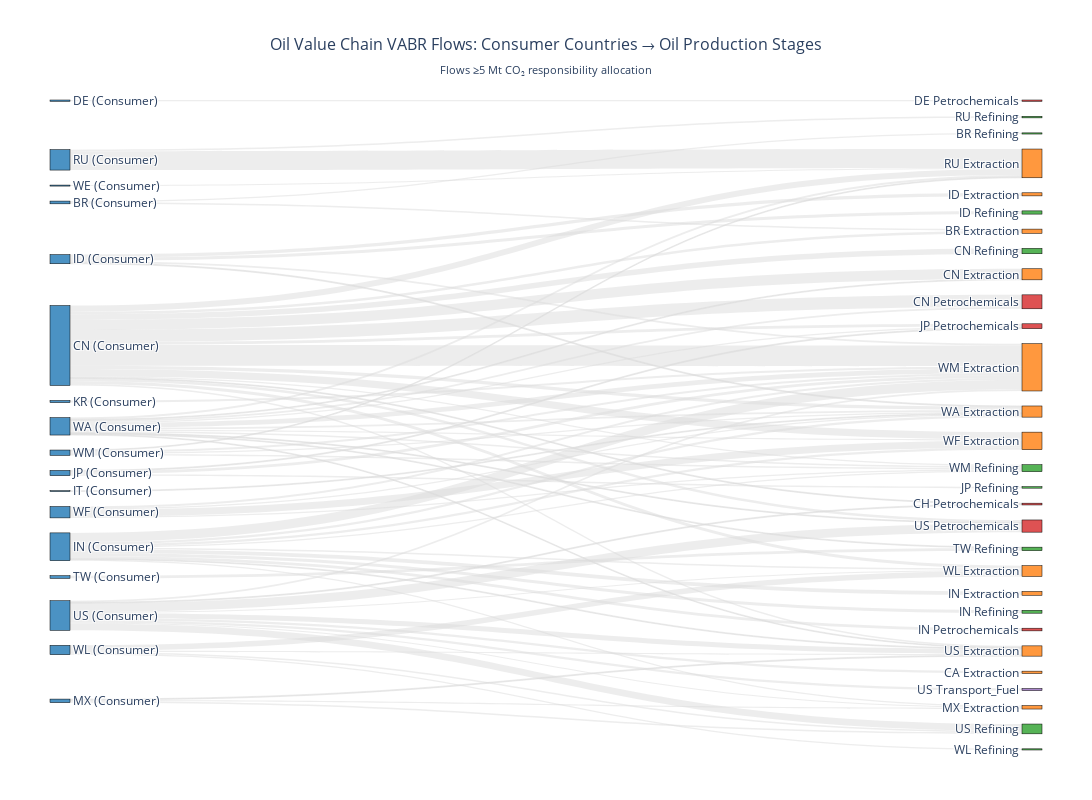

Here is the notebook cell this chart was saved with:
### Code cell
import pandas as pd
import numpy as np
import plotly.graph_objects as go
from plotly.offline import plot
import plotly.io as pio

def create_oil_value_chain_sankey(flows_df, min_flow_mt=10):
    """
    Create Sankey diagram showing VABR flows through oil value chain
    
    Args:
        flows_df: DataFrame from VABR allocation matrix
        min_flow_mt: Minimum flow size to include (Mt CO2)
    """
    
    print("Creating Oil Value Chain Sankey Diagram...")
    
    # Define oil-related sectors in EXIOBASE
    oil_sectors = {
        'extraction': [
            'Extraction of crude petroleum and services related to crude oil extraction, excluding surveying'
        ],
        'refining': [
            'Petroleum Refinery'
        ],
        'petrochemicals': [
            'Plastics, basic',
            'N-fertiliser',
            'Chemicals nec'
        ],
        'transport_fuel': [
            'Production of electricity by petroleum and other oil derivatives',
            'Retail sale of automotive fuel'
        ]
    }
    
    # Create reverse mapping
    sector_to_stage = {}
    for stage, sectors in oil_sectors.items():
        for sector in sectors:
            sector_to_stage[sector] = stage
    
    # Filter flows to oil-related sectors
    oil_flows = flows_df[flows_df['producing_sector'].isin(sector_to_stage.keys())].copy()
    
    # Add value chain stage
    oil_flows['value_chain_stage'] = oil_flows['producing_sector'].map(sector_to_stage)
    
    # Convert to Mt CO2
    oil_flows['allocated_emissions_mt'] = oil_flows['allocated_emissions'] / 1e6
    
    # Filter out small flows
    oil_flows = oil_flows[oil_flows['allocated_emissions_mt'] >= min_flow_mt]
    
    print(f"Found {len(oil_flows)} oil value chain flows above {min_flow_mt} Mt")
    
    if len(oil_flows) == 0:
        print("No significant oil flows found. Try reducing min_flow_mt parameter.")
        return None
    
    # Aggregate flows for Sankey
    # Stage 1: Consumer countries to oil value chain stages
    consumer_to_stage = oil_flows.groupby(['consuming_region', 'value_chain_stage'])['allocated_emissions_mt'].sum().reset_index()
    
    # Stage 2: By producing country and stage  
    country_stage_flows = oil_flows.groupby(['consuming_region', 'producing_country', 'value_chain_stage'])['allocated_emissions_mt'].sum().reset_index()
    
    # Create node lists
    consumers = sorted(oil_flows['consuming_region'].unique())
    producers = sorted(oil_flows['producing_country'].unique()) 
    stages = ['extraction', 'refining', 'petrochemicals', 'transport_fuel']
    
    # Create node labels and indices
    node_labels = []
    node_indices = {}
    
    # Consumer nodes
    for consumer in consumers:
        label = f"{consumer} (Consumer)"
        node_labels.append(label)
        node_indices[f"consumer_{consumer}"] = len(node_labels) - 1
    
    # Producer-stage nodes
    for producer in producers:
        for stage in stages:
            # Check if this producer-stage combination exists
            stage_flows = oil_flows[(oil_flows['producing_country'] == producer) & 
                                   (oil_flows['value_chain_stage'] == stage)]
            if len(stage_flows) > 0:
                label = f"{producer} {stage.title()}"
                node_labels.append(label)
                node_indices[f"producer_{producer}_{stage}"] = len(node_labels) - 1
    
    # Create flows for Sankey
    source_indices = []
    target_indices = []
    flow_values = []
    flow_labels = []
    
    # Consumer to Producer-Stage flows
    for _, flow in country_stage_flows.iterrows():
        consumer = flow['consuming_region']
        producer = flow['producing_country'] 
        stage = flow['value_chain_stage']
        value = flow['allocated_emissions_mt']
        
        source_key = f"consumer_{consumer}"
        target_key = f"producer_{producer}_{stage}"
        
        if source_key in node_indices and target_key in node_indices:
            source_indices.append(node_indices[source_key])
            target_indices.append(node_indices[target_key])
            flow_values.append(value)
            flow_labels.append(f"{consumer} → {producer} {stage}: {value:.1f} Mt")
    
    print(f"Created Sankey with {len(node_labels)} nodes and {len(flow_values)} flows")
    
    # Create colors
    consumer_color = 'rgba(31, 119, 180, 0.8)'  # Blue
    extraction_color = 'rgba(255, 127, 14, 0.8)'  # Orange  
    refining_color = 'rgba(44, 160, 44, 0.8)'  # Green
    petrochemical_color = 'rgba(214, 39, 40, 0.8)'  # Red
    transport_color = 'rgba(148, 103, 189, 0.8)'  # Purple
    
    node_colors = []
    for label in node_labels:
        if 'Consumer' in label:
            node_colors.append(consumer_color)
        elif 'Extraction' in label:
            node_colors.append(extraction_color)
        elif 'Refining' in label:
            node_colors.append(refining_color)
        elif 'Petrochemicals' in label:
            node_colors.append(petrochemical_color)
        else:
            node_colors.append(transport_color)
    
    # Create Sankey diagram
    fig = go.Figure(data=[go.Sankey(
        node=dict(
            pad=15,
            thickness=20,
            line=dict(color="black", width=0.5),
            label=node_labels,
            color=node_colors
        ),
        link=dict(
            source=source_indices,
            target=target_indices, 
            value=flow_values,
            label=flow_labels,
            color='rgba(220, 220, 220, 0.5)'
        )
    )])
    
    # Update layout
    fig.update_layout(
        title=dict(
            text="Oil Value Chain VABR Flows: Consumer Countries → Oil Production Stages<br>" +
                 f"<sub>Flows ≥{min_flow_mt} Mt CO₂ responsibility allocation</sub>",
            x=0.5,
            font=dict(size=16)
        ),
        font_size=12,
        width=1200,
        height=800,
        margin=dict(l=50, r=50, t=100, b=50)
    )
    
    # Display
    fig.show()
    
    # Summary statistics
    print(f"\n=== OIL VALUE CHAIN SUMMARY ===")
    
    stage_totals = oil_flows.groupby('value_chain_stage')['allocated_emissions_mt'].sum().sort_values(ascending=False)
    print(f"\nTotal responsibility by value chain stage:")
    for stage, total in stage_totals.items():
        print(f"  {stage.title()}: {total:.1f} Mt CO₂")
    
    producer_totals = oil_flows.groupby('producing_country')['allocated_emissions_mt'].sum().sort_values(ascending=False)
    print(f"\nTop oil producing countries (responsibility allocation):")
    for country, total in producer_totals.head(10).items():
        print(f"  {country}: {total:.1f} Mt CO₂")
    
    consumer_totals = oil_flows.groupby('consuming_region')['allocated_emissions_mt'].sum().sort_values(ascending=False)
    print(f"\nTop consumers allocating to oil value chain:")
    for country, total in consumer_totals.head(10).items():
        print(f"  {country}: {total:.1f} Mt CO₂")
    
    return fig, oil_flows


def analyze_oil_sector_comparison(flows_df):
    """
    Compare different oil sectors to see where most value/responsibility accumulates
    """
    
    print("\n=== OIL SECTOR DETAILED COMPARISON ===")
    
    # Define oil sectors
    oil_sector_map = {
        'Extraction of crude petroleum and services related to crude oil extraction, excluding surveying': 'Oil Extraction',
        'Petroleum Refinery': 'Oil Refining', 
        'Plastics, basic': 'Petrochemicals',
        'N-fertiliser': 'Fertilizer',
        'Chemicals nec': 'Other Chemicals',
        'Production of electricity by petroleum and other oil derivatives': 'Oil Power Generation',
        'Retail sale of automotive fuel': 'Fuel Retail'
    }
    
    # Filter to oil sectors
    oil_flows = flows_df[flows_df['producing_sector'].isin(oil_sector_map.keys())].copy()
    oil_flows['sector_type'] = oil_flows['producing_sector'].map(oil_sector_map)
    oil_flows['allocated_emissions_mt'] = oil_flows['allocated_emissions'] / 1e6
    
    # Aggregate by sector type
    sector_comparison = oil_flows.groupby('sector_type').agg({
        'allocated_emissions_mt': 'sum',
        'producing_country': 'nunique',
        'consuming_region': 'nunique'
    }).round(1)
    
    sector_comparison = sector_comparison.sort_values('allocated_emissions_mt', ascending=False)
    
    print("Oil sector responsibility allocation:")
    print(f"{'Sector':<20} {'Total (Mt)':<12} {'Countries':<10} {'Consumers':<10}")
    print("-" * 55)
    
    for sector, row in sector_comparison.iterrows():
        print(f"{sector:<20} {row['allocated_emissions_mt']:<12} {row['producing_country']:<10} {row['consuming_region']:<10}")
    
    # Top flows by sector
    print(f"\nTop individual flows by oil sector:")
    top_flows = oil_flows.nlargest(15, 'allocated_emissions_mt')
    
    for _, flow in top_flows.iterrows():
        print(f"  {flow['consuming_region']} → {flow['producing_country']} {flow['sector_type']}: {flow['allocated_emissions_mt']:.1f} Mt")
    
    return sector_comparison


# Run the analysis
print("=== OIL VALUE CHAIN VABR ANALYSIS ===")

# Create the Sankey diagram  
fig, oil_data = create_oil_value_chain_sankey(flows_df, min_flow_mt=5)

# Detailed sector comparison
oil_comparison = analyze_oil_sector_comparison(flows_df)

print(f"\n=== INSIGHTS FOR THESIS ===")
print("1. The Sankey diagram shows which countries allocate responsibility")
print("   to different stages of the oil value chain")
print("2. You can see where economic benefit (responsibility) accumulates")
print("3. This supports arguments about targeting oil profits for climate finance")
print("4. The flow patterns show global oil dependency relationships")

# Optional: Save the data for further analysis
oil_data.to_csv('oil_value_chain_flows.csv', index=False)
print(f"\nOil flow data saved to 'oil_value_chain_flows.csv'")

### Figure 1 — Plotly figure (JSON) as saved in the notebook; plotly's stock layout.template omitted (floating-point values rounded to 4 significant figures)
{"data": [{"link": {"color": "rgba(220, 220, 220, 0.5)", "label": ["BR → BR extraction: 10.0 Mt", "BR → BR refining: 7.3 Mt", "CN → BR extraction: 16.7 Mt", "CN → CH petrochemicals: 5.4 Mt", "CN → CN extraction: 64.3 Mt", "CN → CN petrochemicals: 76.6 Mt", "CN → CN refining: 34.1 Mt", "CN → JP petrochemicals: 17.6 Mt", "CN → RU extraction: 39.0 Mt", "CN → US extraction: 9.9 Mt", "CN → US petrochemicals: 16.3 Mt", "CN → WA extraction: 20.0 Mt", "CN → WF extraction: 44.7 Mt", "CN → WL extraction: 18.2 Mt", "CN → WM extraction: 131.5 Mt", "CN → WM refining: 9.0 Mt", "DE → DE petrochemicals: 8.2 Mt", "ID → ID extraction: 19.5 Mt", "ID → ID refining: 20.3 Mt", "ID → WA extraction: 6.1 Mt", "ID → WM extraction: 11.8 Mt", "IN → IN extraction: 24.2 Mt", "IN → IN petrochemicals: 16.8 Mt", "IN → IN refining: 18.2 Mt", "IN → MX extraction: 7.4 Mt", "IN → US extraction: 5.3 Mt", "IN → WA extraction: 13.6 Mt", "IN → WF extraction: 13.9 Mt", "IN → WL extraction: 8.9 Mt", "IN → WM extraction: 59.4 Mt", "IN → WM refining: 7.3 Mt", "IT → WA extraction: 5.4 Mt", "JP → JP petrochemicals: 6.0 Mt", "JP → JP refining: 9.4 Mt", "JP → WM extraction: 17.7 Mt", "KR → WM extraction: 13.4 Mt", "MX → MX extraction: 7.9 Mt", "MX → US extraction: 5.9 Mt", "MX → US refining: 8.6 Mt", "RU → RU extraction: 118.8 Mt", "RU → RU refining: 9.9 Mt", "TW → TW refining: 16.8 Mt", "US → CA extraction: 14.9 Mt", "US → CH petrochemicals: 5.9 Mt", "US → MX extraction: 6.3 Mt", "US → US extraction: 30.9 Mt", "US → US petrochemicals: 55.2 Mt", "US → US refining: 43.6 Mt", "US → US transport_fuel: 13.1 Mt", "US → WL extraction: 6.6 Mt", "US → WM extraction: 10.3 Mt", "WA → CN extraction: 5.5 Mt", "WA → CN petrochemicals: 11.2 Mt", "WA → JP petrochemicals: 7.1 Mt", "WA → RU extraction: 11.8 Mt", "WA → TW refining: 5.3 Mt", "WA → US extraction: 5.1 Mt", "WA → US petrochemicals: 5.3 Mt", "WA → WA extraction: 10.6 Mt", "WA → WF extraction: 7.4 Mt", "WA → WM extraction: 29.9 Mt", "WA → WM refining: 10.4 Mt", "WE → RU extraction: 6.3 Mt", "WF → WA extraction: 7.6 Mt", "WF → WF extraction: 44.7 Mt", "WF → WM extraction: 11.8 Mt", "WF → WM refining: 7.5 Mt", "WL → US extraction: 7.7 Mt", "WL → US refining: 9.5 Mt", "WL → WL extraction: 34.2 Mt", "WL → WL refining: 7.4 Mt", "WM → RU extraction: 5.1 Mt", "WM → WA extraction: 7.0 Mt", "WM → WM extraction: 12.1 Mt", "WM → WM refining: 9.6 Mt"], "source": [0, 0, 1, 1, 1, 1, 1, 1, 1, 1, 1, 1, 1, 1, 1, 1, 2, 3, 3, 3, 3, 4, 4, 4, 4, 4, 4, 4, 4, 4, 4, 5, 6, 6, 6, 7, 8, 8, 8, 9, 9, 10, 11, 11, 11, 11, 11, 11, 11, 11, 11, 12, 12, 12, 12, 12, 12, 12, 12, 12, 12, 12, 13, 14, 14, 14, 14, 15, 15, 15, 15, 16, 16, 16, 16], "target": [17, 18, 17, 20, 21, 23, 22, 31, 33, 36, 38, 40, 41, 42, 44, 45, 24, 25, 26, 40, 44, 27, 29, 28, 32, 36, 40, 41, 42, 44, 45, 40, 31, 30, 44, 44, 32, 36, 37, 33, 34, 35, 19, 20, 32, 36, 38, 37, 39, 42, 44, 21, 23, 31, 33, 35, 36, 38, 40, 41, 44, 45, 33, 40, 41, 44, 45, 36, 37, 42, 43, 33, 40, 44, 45], "value": [9.974, 7.317, 16.73, 5.448, 64.29, 76.64, 34.1, 17.63, 38.99, 9.878, 16.34, 19.97, 44.68, 18.22, 131.5, 9.048, 8.206, 19.5, 20.26, 6.13, 11.8, 24.24, 16.83, 18.23, 7.435, 5.348, 13.56, 13.9, 8.939, 59.38, 7.325, 5.404, 5.988, 9.42, 17.72, 13.39, 7.922, 5.859, 8.585, 118.8, 9.898, 16.78, 14.9, 5.9, 6.321, 30.88, 55.16, 43.58, 13.12, 6.568, 10.27, 5.525, 11.22, 7.095, 11.84, 5.329, 5.068, 5.297, 10.64, 7.403, 29.92, 10.43, 6.33, 7.59, 44.66, 11.84, 7.482, 7.697, 9.517, 34.17, 7.369, 5.114, 6.959, 12.12, 9.596]}, "node": {"color": ["rgba(31, 119, 180, 0.8)", "rgba(31, 119, 180, 0.8)", "rgba(31, 119, 180, 0.8)", "rgba(31, 119, 180, 0.8)", "rgba(31, 119, 180, 0.8)", "rgba(31, 119, 180, 0.8)", "rgba(31, 119, 180, 0.8)", "rgba(31, 119, 180, 0.8)", "rgba(31, 119, 180, 0.8)", "rgba(31, 119, 180, 0.8)", "rgba(31, 119, 180, 0.8)", "rgba(31, 119, 180, 0.8)", "rgba(31, 119, 180, 0.8)", "rgba(31, 119, 180, 0.8)", "rgba(31, 119, 180, 0.8)", "rgba(31, 119, 180, 0.8)", "rgba(31, 119, 180, 0.8)", "rgba(255, 127, 14, 0.8)", "rgba(44, 160, 44, 0.8)", "rgba(255, 127, 14, 0.8)", "rgba(214, 39, 40, 0.8)", "rgba(255, 127, 14, 0.8)", "rgba(44, 160, 44, 0.8)", "rgba(214, 39, 40, 0.8)", "rgba(214, 39, 40, 0.8)", "rgba(255, 127, 14, 0.8)", "rgba(44, 160, 44, 0.8)", "rgba(255, 127, 14, 0.8)", "rgba(44, 160, 44, 0.8)", "rgba(214, 39, 40, 0.8)", "rgba(44, 160, 44, 0.8)", "rgba(214, 39, 40, 0.8)", "rgba(255, 127, 14, 0.8)", "rgba(255, 127, 14, 0.8)", "rgba(44, 160, 44, 0.8)", "rgba(44, 160, 44, 0.8)", "rgba(255, 127, 14, 0.8)", "rgba(44, 160, 44, 0.8)", "rgba(214, 39, 40, 0.8)", "rgba(148, 103, 189, 0.8)", "rgba(255, 127, 14, 0.8)", "rgba(255, 127, 14, 0.8)", "rgba(255, 127, 14, 0.8)", "rgba(44, 160, 44, 0.8)", "rgba(255, 127, 14, 0.8)", "rgba(44, 160, 44, 0.8)"], "label": ["BR (Consumer)", "CN (Consumer)", "DE (Consumer)", "ID (Consumer)", "IN (Consumer)", "IT (Consumer)", "JP (Consumer)", "KR (Consumer)", "MX (Consumer)", "RU (Consumer)", "TW (Consumer)", "US (Consumer)", "WA (Consumer)", "WE (Consumer)", "WF (Consumer)", "WL (Consumer)", "WM (Consumer)", "BR Extraction", "BR Refining", "CA Extraction", "CH Petrochemicals", "CN Extraction", "CN Refining", "CN Petrochemicals", "DE Petrochemicals", "ID Extraction", "ID Refining", "IN Extraction", "IN Refining", "IN Petrochemicals", "JP Refining", "JP Petrochemicals", "MX Extraction", "RU Extraction", "RU Refining", "TW Refining", "US Extraction", "US Refining", "US Petrochemicals", "US Transport_Fuel", "WA Extraction", "WF Extraction", "WL Extraction", "WL Refining", "WM Extraction", "WM Refining"], "line": {"color": "black", "width": 0.5}, "pad": 15, "thickness": 20}, "type": "sankey"}], "layout": {"font": {"size": 12}, "height": 800, "margin": {"b": 50, "l": 50, "r": 50, "t": 100}, "title": {"font": {"size": 16}, "text": "Oil Value Chain VABR Flows: Consumer Countries → Oil Production Stages<br><sub>Flows ≥5 Mt CO₂ responsibility allocation</sub>", "x": 0.5}, "width": 1200}}
